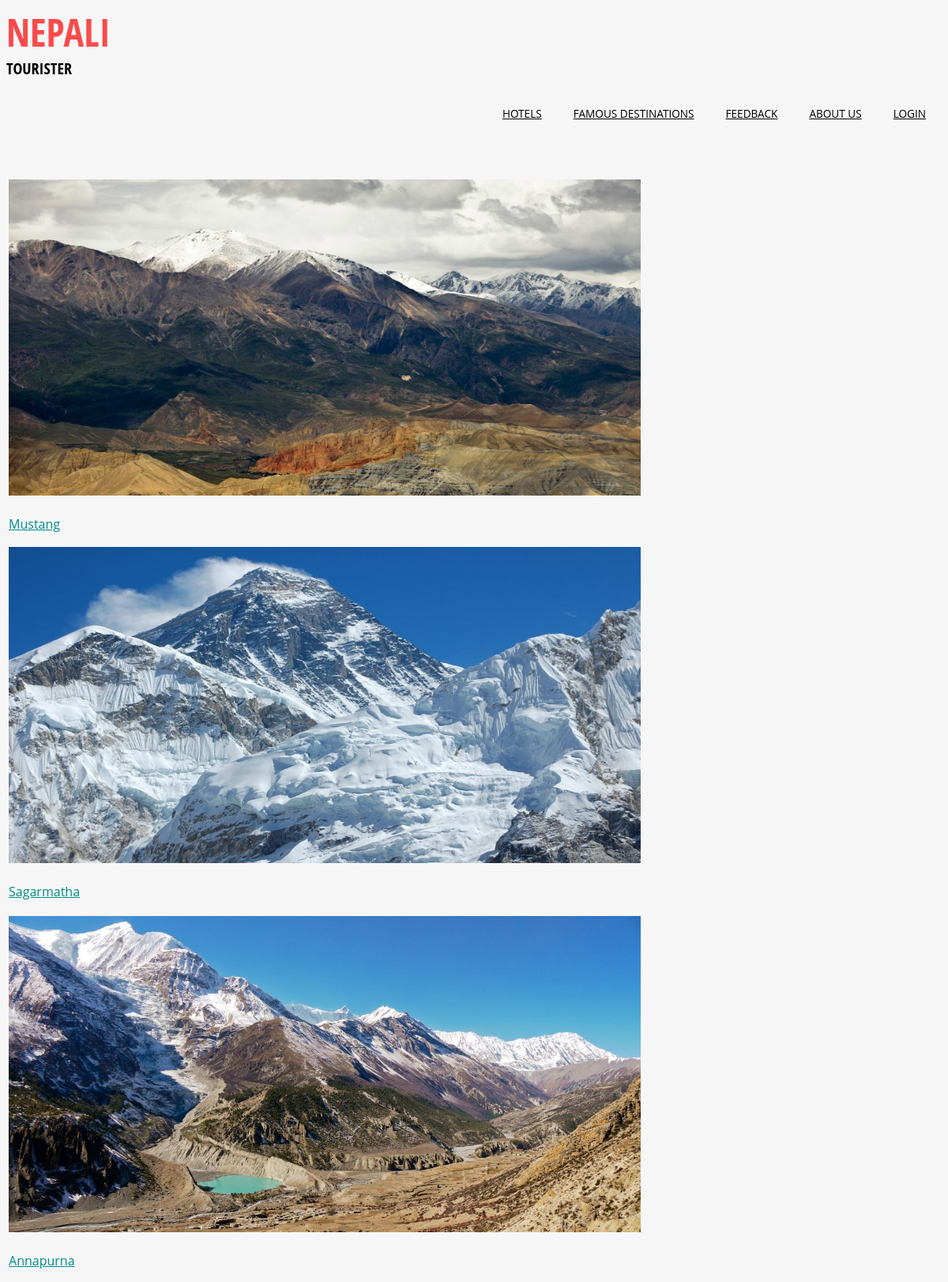
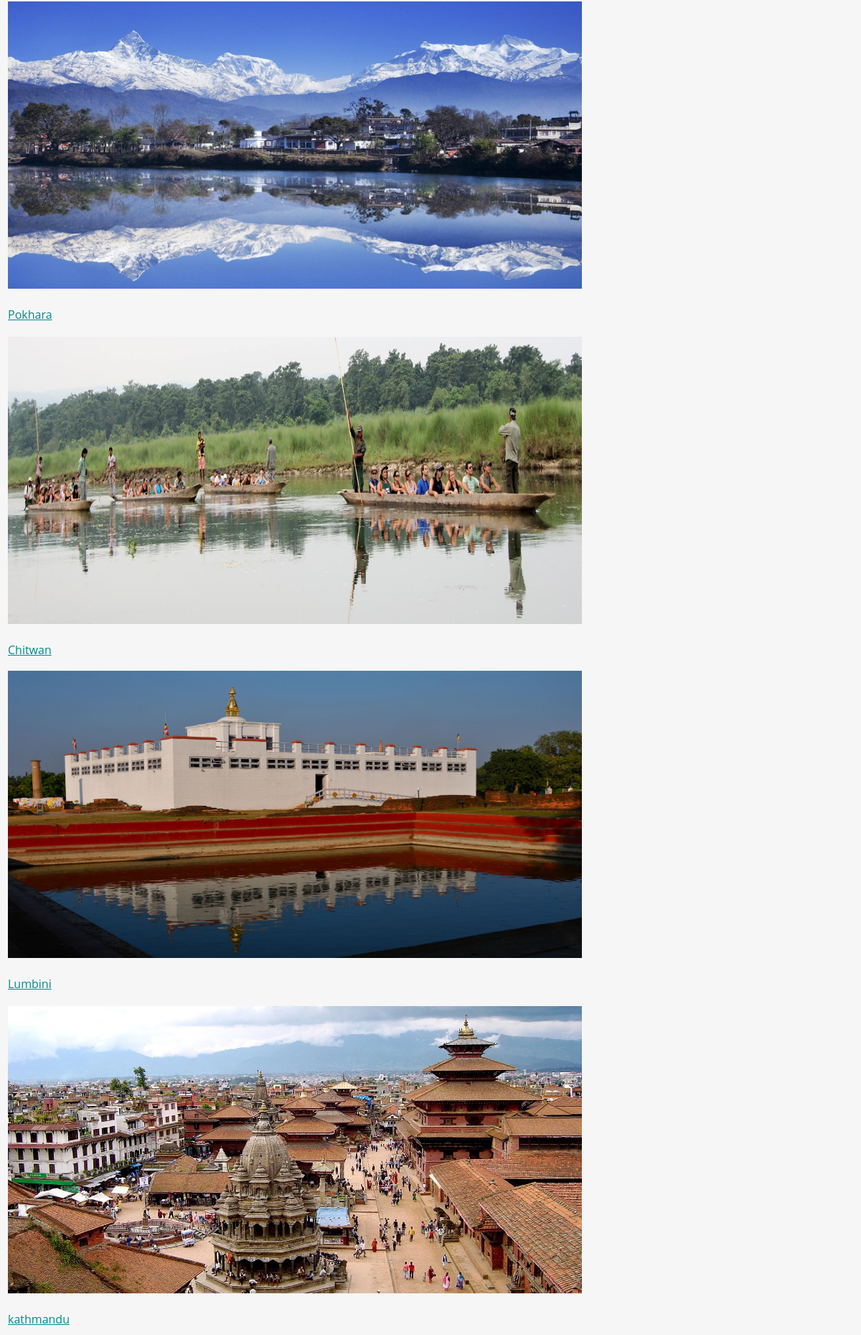
The app's page /php/famous_destination.php with its own data (2 pictures, top to bottom).
### tables this page shows
CREATE TABLE IF NOT EXISTS `location` (
  `sno` int(30) NOT NULL,
  `name` varchar(34) DEFAULT NULL,
  `pic` varchar(34) DEFAULT NULL,
  `info` varchar(88) DEFAULT NULL
);

### php/famous_destination.php (the view, shortened to what this page needs)
<?php require 'header.php' ?>
<br><br><br><br><br>
<?php
$mysqli = new mysqli("localhost", "root", "", "destination");
$info = $mysqli->query("select * from location");
?>
<body>
    <?php $i = 1 ?>
    <table>
        <?php
            while ($rows = $info->fetch_array(MYSQLI_ASSOC)) { ?>
            <tr><td>
                    <a href='destination.php?destination_id=<?=$rows['sno']?>'><img src="../images/c<?=$i?>.jpg" height="400px" width="800px"><br><?= $rows['name'] ?></a>
                   <?php if($i%2==0){?>
                        </tr><tr>
                   <?php }?>
                        <?php $i++; ?>
                </td></tr><?php } ?>
    </table>
</body>

### php/header.php (shortened to what this page needs)
<?php
$id[1] = "";
$id[2] = "";
$id[3] = "";
if(isset($_GET['id'])){
    $pid = explode("_", strtoupper($_GET['id']));
    $id[0] = $pid[0];
    if(isset($pid[1])){
        $id[1] = $pid[1];
    }
    if(isset($pid[2])){
        $id[2] = $pid[2];
    }
    if(isset($pid[3])){
        $id[3] = $pid[3];
    }
    $id[1] = $id[1] . " " . $id[2] . " " . $id[3];
}else{
    $id[0] = "NEPALI";
    $id[1] = "TOURISTER";
}
?>
<!DOCTYPE html>
<html>
    <head>
        <link rel="stylesheet" href="../css/style.css"/>
        <link rel="stylesheet" href="../css/abcd.css"
              <link rel="stylesheet" href="../css/admin.css"/>
    </head>
    <body>
        <div class="container">
            <div class="logo">
                <h1><a href="index.php"><?=$id[0]?><span><?= $id[1]?></span></a></h1>
            </div>
            <div class="navigation">
                <div>
                    <ul class="nav">
                        <li><a href="hotels.php">Hotels</a> </li>
                        <li><a href="famous_destination.php">Famous Destinations</a> </li>
                        <li><a href="feedback.php">Feedback</a></li>
                        <li><a href="about_us.php">About Us</a></li>
                        <?php
                        if (!isset($_SESSION['email'])) {
                            echo " <li><a href='user_login.php'>Login</a></li> ";
                        }
                        ?>
                    </ul>
                </div>
            </div>
        </div>

### css/style.css (style rules this page uses)
body { font-family: helvetica, arial, sans-serif; background-color: lightgoldenrodyellow; color:#333333; }
a { color: darkcyan; }
td,tr { padding-top:15px; }
img { margin-bottom: 20px; }

### css/abcd.css (style rules this page uses)
h4, h5, h6, h1, h2, h3 { margin-top: 0; }
ul, ol { margin: 0; }
html, body { font-family: 'Open Sans', sans-serif; background:#F6F6F6; }
body a { transition:0.5s all; -webkit-transition:0.5s all; -moz-transition:0.5s all; -o-transition:0.5s all; -ms-transition:0.5s all; }
.logo h1 { font-size: 3em; text-transform: uppercase; font-weight: 800; margin-bottom:0; font-family: 'Open Sans Condensed', sans-serif; }
.logo h1 a { color:#F94B4B; text-decoration:none; }
.logo h1 span { font-size:20px; color:#000; display: block; }
.navigation { float:right; margin-top: -1.4em; }
.nav { font-family: 'Open Sans', sans-serif; position: relative; margin: 0; }
ul.nav { padding:0; list-style:none; }
.nav > li { display: inline-block; float:left; }
.nav > li:nth-child(5) { background:none; }
.nav > li > a { padding:51px 20px 55px 20px; display: block; color:#000; font-size:.85em; text-transform:uppercase; border-width:5px 0 0 0; border-style:solid; border-color:rgba(255, 255, 255, 0); }
.nav > li:nth-child(1) > a,.nav > li:nth-child(5) > a,.nav > li:nth-child(3) > a { background:none; }

### records on screen
location: shows a picture, name "Mustang"
location: shows a picture, name "Sagarmatha"
location: shows a picture, name "Annapurna"
location: shows a picture, name "Pokhara"
location: shows a picture, name "Chitwan"
location: shows a picture, name "Lumbini"
location: shows a picture, name "kathmandu"

### other values on screen
$id[0] "NEPALI"
$id[1] "TOURISTER"
